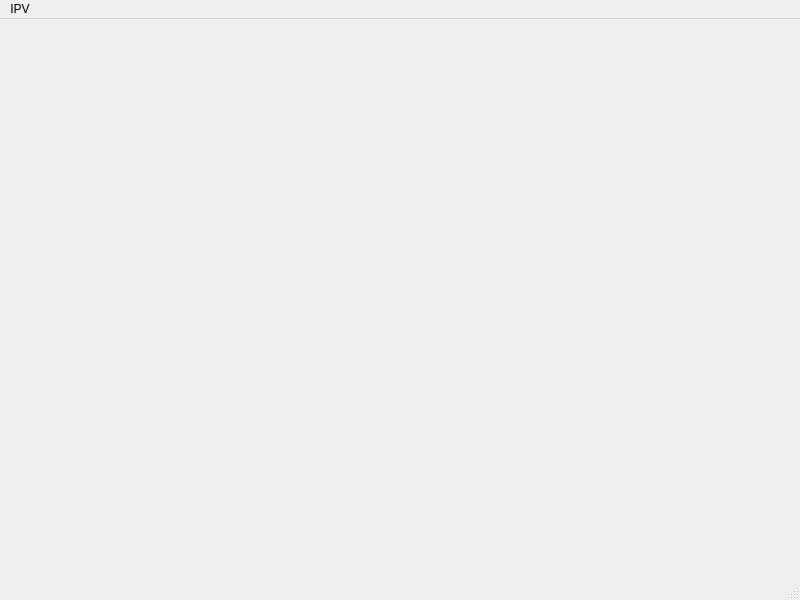
<?xml version="1.0" encoding="UTF-8"?>
<ui version="4.0">
 <class>MainWindow</class>
 <widget class="QMainWindow" name="MainWindow">
  <property name="geometry">
   <rect>
    <x>0</x>
    <y>0</y>
    <width>800</width>
    <height>600</height>
   </rect>
  </property>
  <property name="windowTitle">
   <string>MainWindow</string>
  </property>
  <widget class="QWidget" name="centralwidget">
   <widget class="QCustomPlot" name="widget" native="true">
    <property name="geometry">
     <rect>
      <x>110</x>
      <y>70</y>
      <width>351</width>
      <height>231</height>
     </rect>
    </property>
   </widget>
  </widget>
  <widget class="QMenuBar" name="menubar">
   <property name="geometry">
    <rect>
     <x>0</x>
     <y>0</y>
     <width>800</width>
     <height>26</height>
    </rect>
   </property>
   <widget class="QMenu" name="menuIPV">
    <property name="title">
     <string>IPV</string>
    </property>
    <addaction name="actionStart"/>
    <addaction name="actionStop"/>
    <addaction name="actionSettings"/>
   </widget>
   <addaction name="menuIPV"/>
  </widget>
  <widget class="QStatusBar" name="statusbar"/>
  <action name="actionStart">
   <property name="text">
    <string>Start</string>
   </property>
  </action>
  <action name="actionStop">
   <property name="text">
    <string>Stop</string>
   </property>
  </action>
  <action name="actionSettings">
   <property name="text">
    <string>Settings</string>
   </property>
  </action>
 </widget>
 <customwidgets>
  <customwidget>
   <class>QCustomPlot</class>
   <extends>QWidget</extends>
   <header>qcustomplot.h</header>
   <container>1</container>
  </customwidget>
 </customwidgets>
 <resources/>
 <connections/>
</ui>
